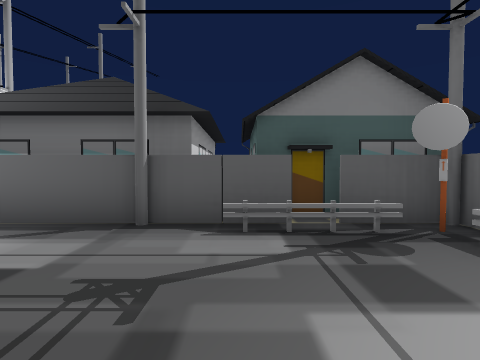
view 1 (above)

12 first-person views from a walk through a Unity game level. The camera is 1.4 m above the floor, tilts 2° down and sees 80° across. The floor is counted in squares, 2 m on a side. Each view is taken from the middle of a square. On the plan, view 1 faces up. The plan holds only what a view shows up to about 10 squares ahead; the rest is blank. The place goes on beyond the plan. The player is left out. Some surface patterns are stand-ins.

view 2
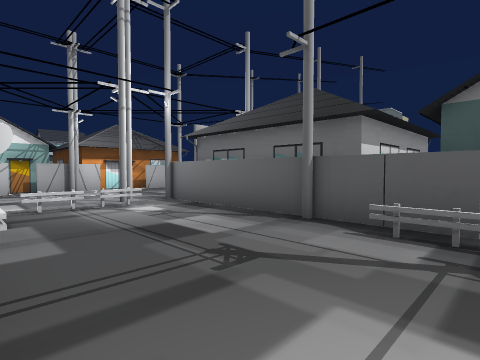

view 3
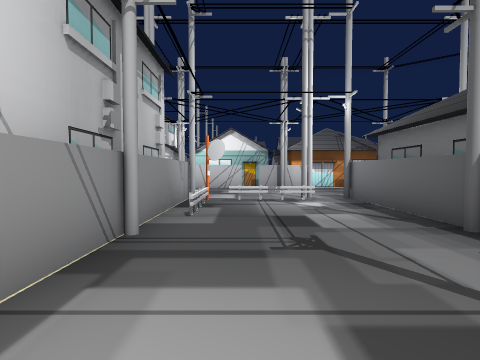

view 4
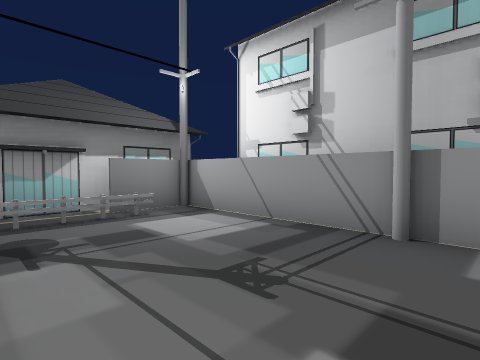

view 5
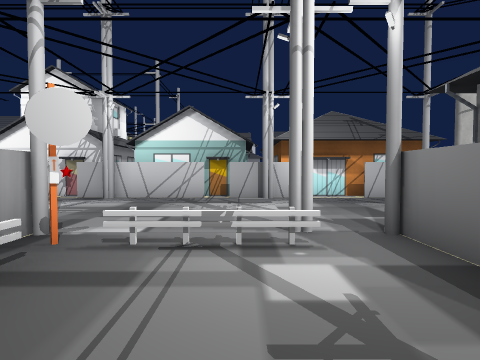

view 6
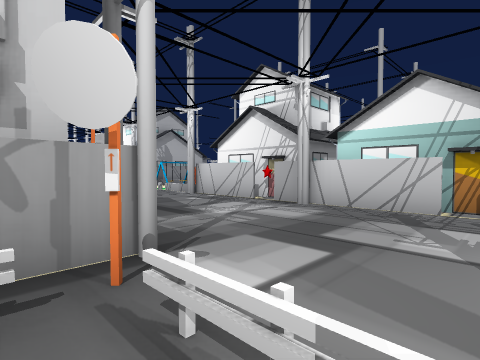

view 7
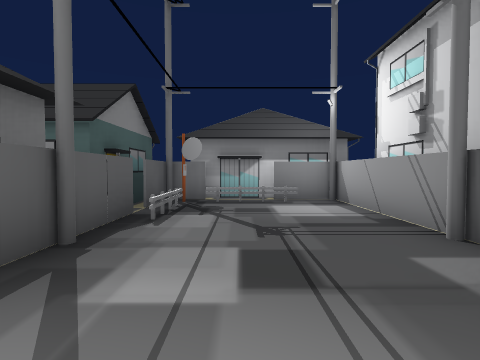

view 8
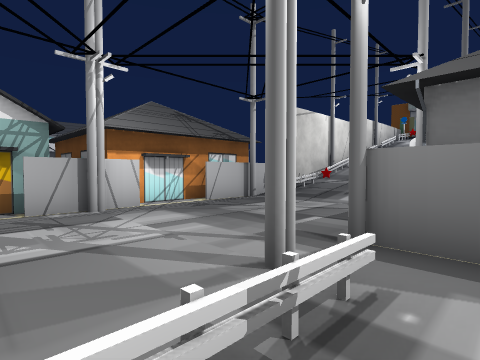

view 9
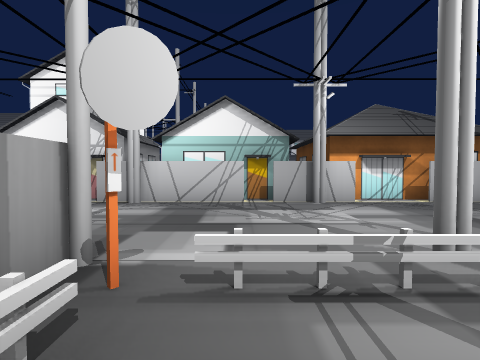

view 10
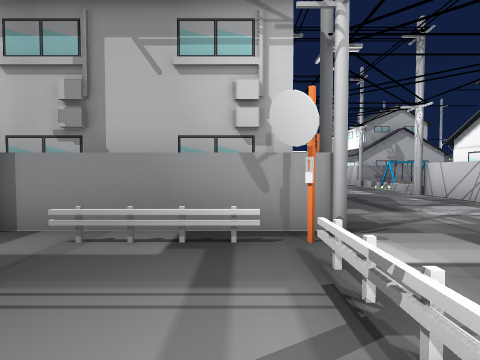

view 11
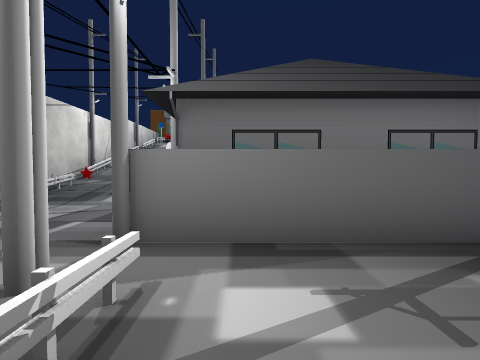

view 12
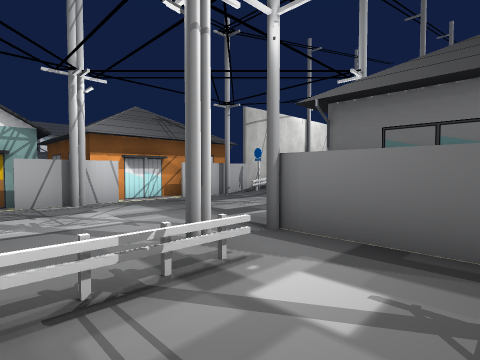

### Floor plan
Key: @ floor where view 1 was taken; # wall or solid block; x gap in a wall; . floor; / step, stairs or slope; H house; O other object.
Columns run from 13 left of view 1 to 5 right of it. Each row starts with its distance up from view 1.
 11     O/
 10     #/
  9     #/
  8     OO/     H
  7    H#//     HH
  6   HHH...  HHHH H
  5  HHH....HHHHHHHH
  4  HHH....HHHHHHHHH
  3    H....x.....OOHH
  2   HH....O......OHHH
  1    H....O.......HHH
  0    H....OHH..@..HH
 -1    H....HHHHHHHHH
 -2 HHHH....
 -3    H....
 -4    H...O
 -5    H/..
 -6   OO/..
 -7     /.

Where each view was taken, in squares from view 1:
view 1: 0 up, 0 right, facing up
view 2: 0 up, 1 right, facing up-left
view 3: 1 up, 2 right, facing left
view 4: 3 up, 2 left, facing down-right
view 5: 2 up, 2 left, facing left
view 6: 2 up, 4 left, facing down-left
view 7: 2 up, 4 left, facing right
view 8: 1 up, 4 left, facing up-left
view 9: 1 up, 3 left, facing left
view 10: 3 up, 4 left, facing down
view 11: 1 up, 4 left, facing up
view 12: 1 up, 3 left, facing up-left
